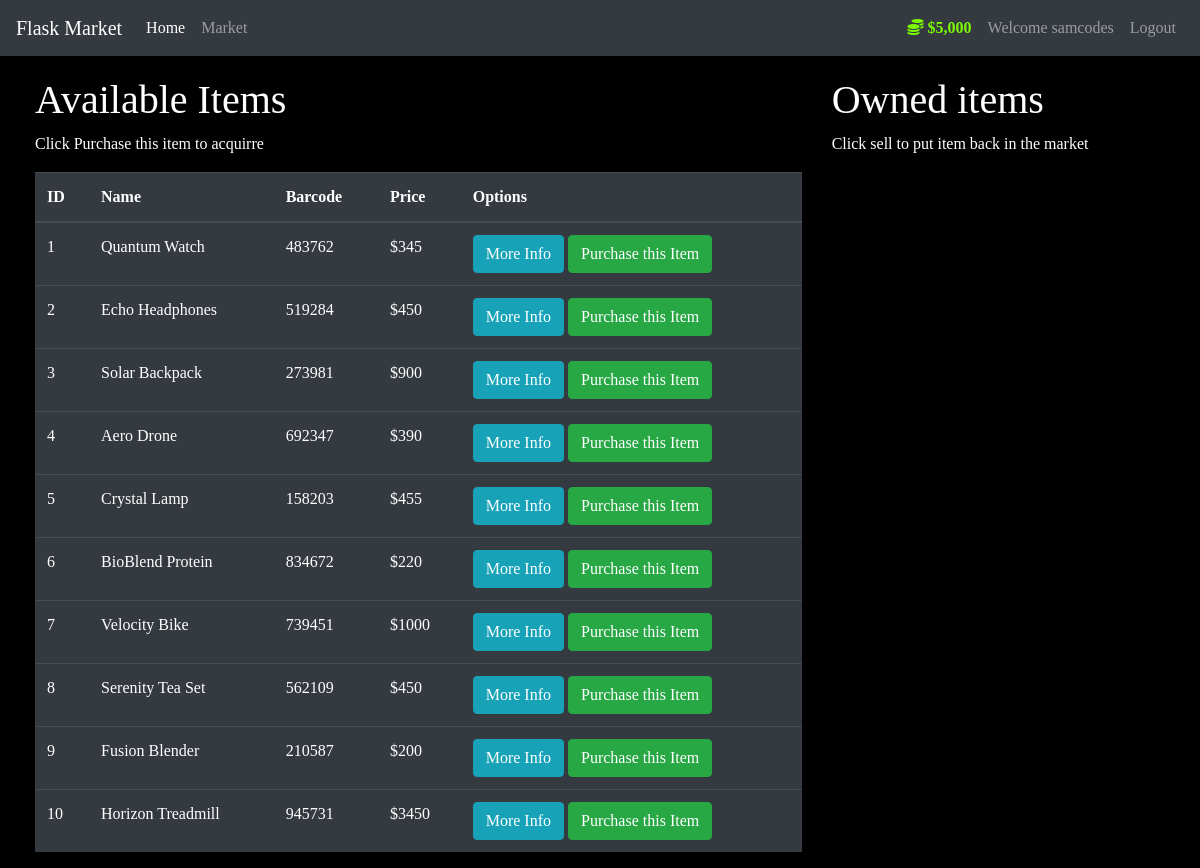
Page /market (signed in) on the committed database.
### market/models.py (models this page shows, shortened)
class User(db.Model, UserMixin):
    __tablename__ = 'users'
    id = db.Column(db.Integer(), primary_key=True)
    username = db.Column(db.String(30), nullable=False, unique=True)
    email = db.Column(db.String(20), nullable=False, unique=True)
    password_hash = db.Column(db.Integer(), nullable=False)
    budget = db.Column(db.Integer(), nullable=False, default=5000)
    items = db.relationship('Item', backref='owner', lazy=True)
    @property
    def password(self):
        return self.password_hash
    def modify_budget(self):
        return f'${str(self.budget)[:-3]},{str(self.budget)[-3:]}'

class Item(db.Model):
    __tablename__ = 'items'
    id = db.Column(db.Integer(), primary_key=True)
    name = db.Column(db.String(20), nullable=False, unique=True)
    barcode = db.Column(db.String(20), nullable=False, unique=True)
    price = db.Column(db.Integer(), nullable=False)
    description = db.Column(db.String(
        1024), nullable=False)
    owner_id = db.Column(
        db.Integer(), db.ForeignKey('users.id'))

### market/routes.py (the view)
@app.route("/market", methods=["GET", "POST"], strict_slashes=False)
@login_required
def market_page():
    purchase_form = PurchaseItemForm()
    sell_form = SellItemForm()
    if request.method == "POST":
        purchased_item = request.form.get('purchased_item')
        p_item = Item.query.filter_by(name=purchased_item).first()
        if p_item:
            if current_user.budget > p_item.price:
                p_item.owner_id = current_user.id
                current_user.budget -= p_item.price
                db.session.commit()
                flash(
                    f"Congratulations! You have purchased {p_item.name}", category='success')
            else:
                flash(
                    f"Unfortunately, you don't have enough funds to purchase {p_item.name}", category='danger')
        sold_item = request.form.get('name')
        s_item = Item.query.filter_by(name=sold_item).first()
        if s_item:
            s_item.owner_id = None
            current_user.budget += s_item.price
            db.session.commit()
            flash(
                f"Congratulations, you've successfully sold {s_item.name}", category="success")
        return redirect(url_for('market_page'))
    elif request.method == "GET":
        items = Item.query.filter_by(owner_id=None).all()
        owned_items = Item.query.filter_by(owner_id=current_user.id).all()
        return render_template('market.html', items=items, purchase_form=purchase_form, owned_items=owned_items, sell_form=sell_form)

### market/models.py (called while the page is built)
@login_manager.user_loader
def load_user(user_id):
    usr = User.query.filter_by(id=user_id).first()
    return usr

### market/templates/market.html (shortened to what this page needs)
{% extends "base.html" %}
{% block content %}
<div class="row" style="margin-top:20px; margin-left: 20px">
    <div class="col-8">
      <h1>Available Items</h1>
      <p>Click Purchase this item to acquirre</p>
      <table class="table table-hover table-dark">
        <thead>
          <tr>
            <th scope="col">ID</th>
            <th scope="col">Name</th>
            <th scope="col">Barcode</th>
            <th scope="col">Price</th>
            <th scope="col">Options</th>
          </tr>
        </thead>
        <tbody>
          {% for item in items %}
          <tr>
            <td>{{ item.id }}</td>
            <td>{{ item.name }}</td>
            <td>{{ item.barcode }}</td>
            <td>${{ item.price }}</td>
            <td>
              <button class="btn btn-outline btn-info" data-toggle="modal" data-target="#modalMoreInfo-{{ item.id }}">More Info</button>
              <button class="btn btn-outline btn-success" data-toggle="modal" data-target="#modalPurchaseItem-{{ item.id }}">Purchase this Item</button>
            </td>
          </tr>
          {% endfor %}
        </tbody>
      </table>
    </div>
    <div class="col-4">
      <h1>Owned items</h1>
      <p>Click sell to put item back in the market</p>
      <br>
    </div>
</div>
{% endblock %}

### market/templates/base.html (shortened to what this page needs)
<!DOCTYPE html>
<html lang="en">
    <head>
        <link rel="stylesheet" href="https://cdnjs.cloudflare.com/ajax/libs/font-awesome/5.15.3/css/all.min.css" />
        <link rel="stylesheet" href="https://cdn.jsdelivr.net/npm/bootstrap@4.5.3/dist/css/bootstrap.min.css" />
    </head>
    <body>
        <nav class="navbar navbar-expand-md navbar-dark bg-dark">
            <a class="navbar-brand" href="#">Flask Market</a>
            <div class="collapse navbar-collapse" id="navbarNav">
                <ul class="navbar-nav mr-auto">
                    <li class="nav-item active">
                        <a class="nav-link" href="{{ url_for('home') }}">Home <span class="sr-only">(current)</span></a>
                    </li>
                    <li class="nav-item">
                        <a class="nav-link" href="{{ url_for('market_page') }}">Market</a>
                    </li>
                </ul>
                {% if current_user.is_authenticated %}
                <ul class="navbar-nav">
                    <li class="nav-item">
                        <a class="nav-link" style="color: lawngreen; font-weight: bold">
                        <i class="fas fa-coins"></i> {{ current_user.modify_budget() }}
                        </a>
                    </li>
                    <li class="nav-item">
                        <a class="nav-link">Welcome {{ current_user.username }}</a>
                    </li>
                    <li class="nav-item">
                        <a class="nav-link" href="{{ url_for('logout_page') }}">Logout</a>
                    </li>
                </ul>
                {% endif %}
            </div>
        </nav>
        {% block content %}
        {% endblock %}
    </body>
</html>

### market/templates/base.html (style rules this page uses)
body { background-color: black; color: white; font-family: Ubuntu; }

### rows in the picture
User: modify_budget "$5,000", username "samcodes"
Item: id "1", name "Quantum Watch", barcode "483762", price "345"
Item: id "2", name "Echo Headphones", barcode "519284", price "450"
Item: id "3", name "Solar Backpack", barcode "273981", price "900"
Item: id "4", name "Aero Drone", barcode "692347", price "390"
Item: id "5", name "Crystal Lamp", barcode "158203", price "455"
Item: id "6", name "BioBlend Protein", barcode "834672", price "220"
Item: id "7", name "Velocity Bike", barcode "739451", price "1000"
Item: id "8", name "Serenity Tea Set", barcode "562109", price "450"
Item: id "9", name "Fusion Blender", barcode "210587", price "200"
Item: id "10", name "Horizon Treadmill", barcode "945731", price "3450"
